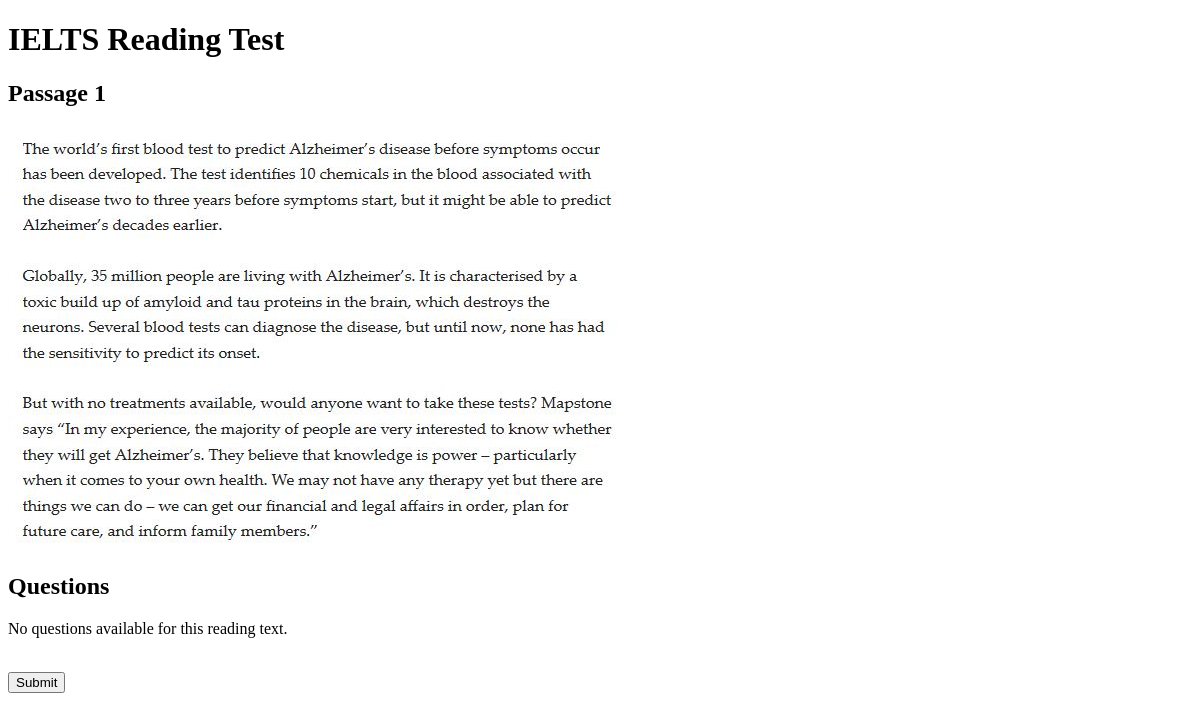
Page /reading_test/ on the earlier database version.
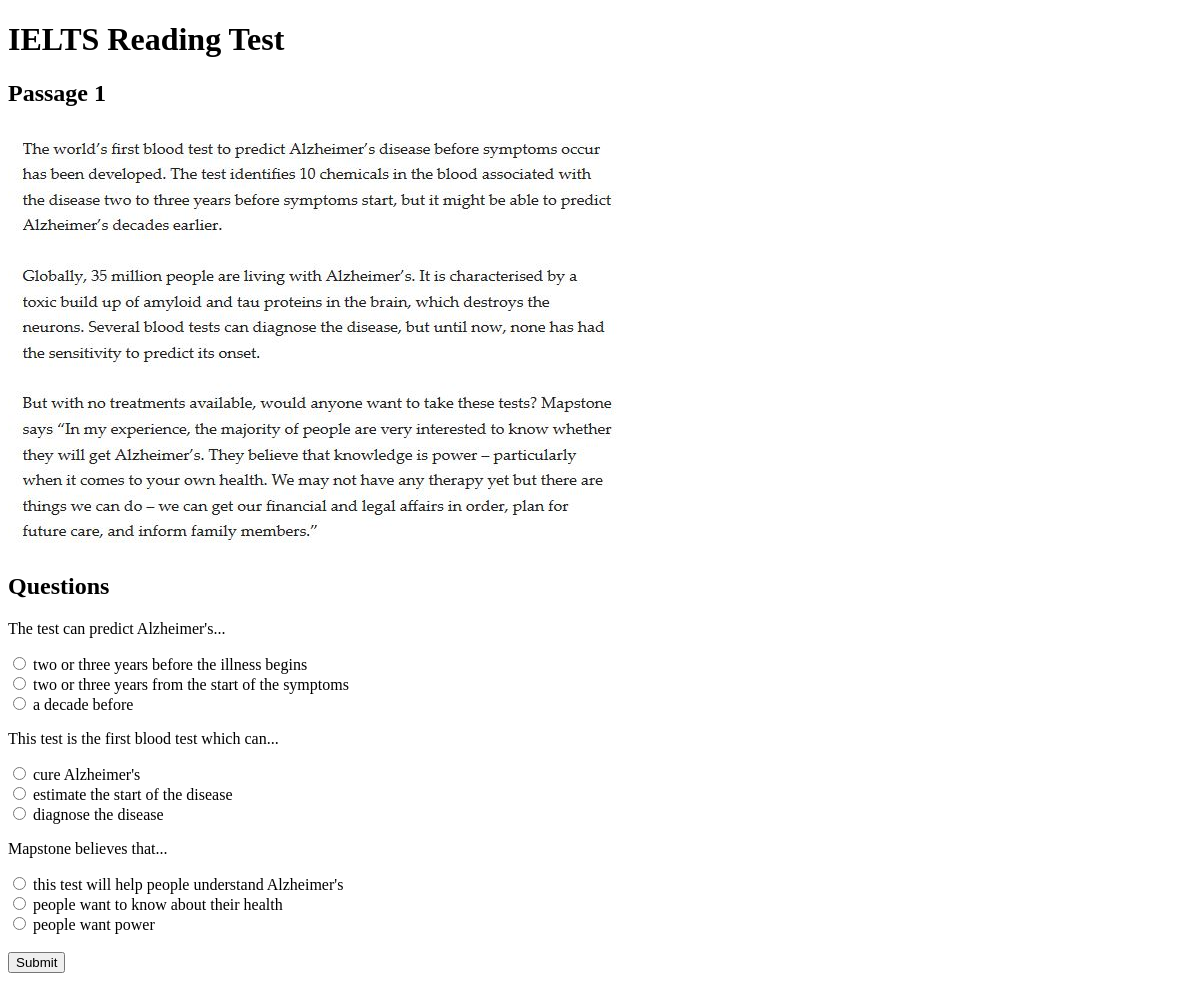
Same page on the later database version.
### ieltstest/models.py (models this page shows, shortened)
class ReadingText(models.Model):
    rtitle = models.CharField(max_length=200)
    rimage = models.ImageField(upload_to='reading_images/')

class RQuestion(models.Model):
    reading_text = models.ForeignKey(ReadingText, on_delete=models.CASCADE, related_name='rquestions')
    rquestion_text = models.CharField(max_length=300)

class RAnswer(models.Model):
    rquestion = models.ForeignKey(RQuestion, on_delete=models.CASCADE, related_name='ranswers')
    ranswer_text = models.CharField(max_length=200)
    is_correct_for_reading = models.BooleanField(default=False)

### ieltstest/views.py (the view)
# urls.py: path('reading_test/', views.reading, name='reading'),
def reading(request):
    reading_texts = ReadingText.objects.prefetch_related('rquestions__ranswers').all()
    return render(request, 'reading_test.html', {'reading_texts': reading_texts})

### ieltstest/templates/reading_test.html (shortened to what this page needs)
<!DOCTYPE html>
<html lang="en">
<head>
</head>
<body>
    <h1>IELTS Reading Test</h1>
    {% if reading_texts %}
        {% for text in reading_texts %}
            <h2>{{ text.rtitle }}</h2>
            <img src="{{ text.rimage.url }}" alt="{{ text.rtitle }}">
            <form method="post">
                <h2>Questions</h2>
                {% if text.rquestions.all %}
                    {% for question in text.rquestions.all %}
                        <p>{{ question.rquestion_text }}</p>
                        {% for answer in question.ranswers.all %}
                            <input type="radio" name="question_{{ question.id }}" value="{{ answer.id }}">
                            {{ answer.ranswer_text }}<br>
                        {% endfor %}
                    {% endfor %}
                {% else %}
                    <p>No questions available for this reading text.</p>
                {% endif %}
                <br/>
                <button type="submit">Submit</button>
            </form>
        {% endfor %}
    {% else %}
        <p>No reading texts available.</p>
    {% endif %}
</body>
</html>

Differences in the rows shown:
shown differently, row unchanged: ReadingText "Passage 1": no longer shows "No questions available for this reading text."
added RQuestion: rquestion_text "The test can predict Alzheimer's..."
added RAnswer: ranswer_text "two or three years before the illness begins", shown under "The test can predict Alzheimer's..."
added RAnswer: ranswer_text "two or three years from the start of the symptoms", shown under "The test can predict Alzheimer's..."
added RAnswer: ranswer_text "a decade before", shown under "The test can predict Alzheimer's..."
added RQuestion: rquestion_text "This test is the first blood test which can..."
added RAnswer: ranswer_text "cure Alzheimer's", shown under "This test is the first blood test which can..."
added RAnswer: ranswer_text "estimate the start of the disease", shown under "This test is the first blood test which can..."
added RAnswer: ranswer_text "diagnose the disease", shown under "This test is the first blood test which can..."
added RQuestion: rquestion_text "Mapstone believes that..."
added RAnswer: ranswer_text "this test will help people understand Alzheimer's", shown under "Mapstone believes that..."
added RAnswer: ranswer_text "people want to know about their health", shown under "Mapstone believes that..."
added RAnswer: ranswer_text "people want power", shown under "Mapstone believes that..."
